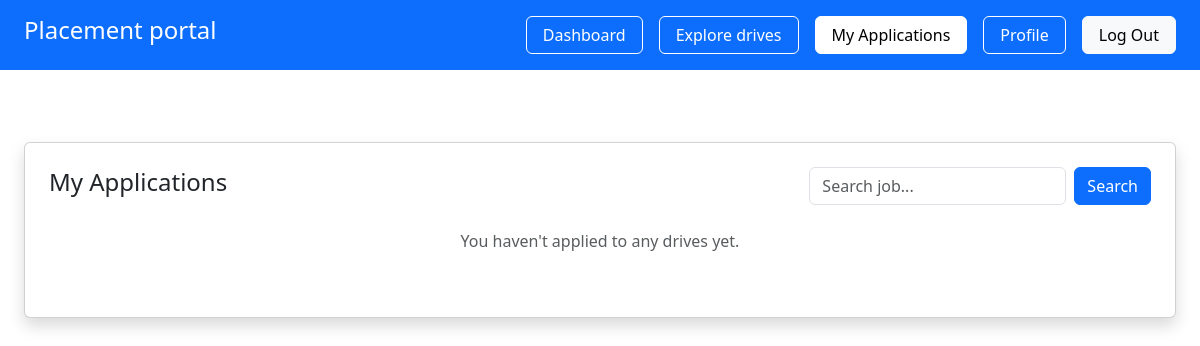
Page /student/application (signed in) on the earlier database version.
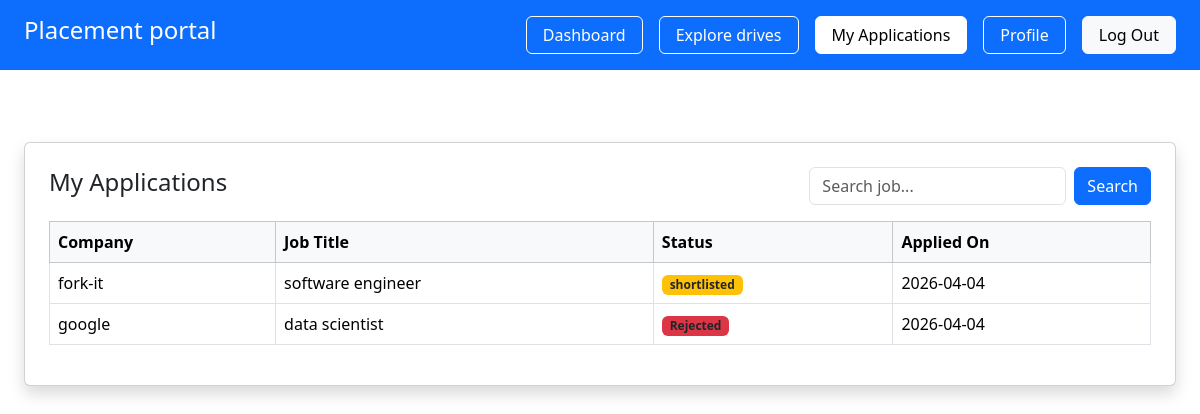
Same page on the later database version.
### app/models.py (models this page shows, shortened)
class Application(db.Model):
     __tablename__ = "applications"
     id = db.Column(db.Integer, primary_key=True)
     student_id = db.Column(db.Integer, db.ForeignKey("students.id"), nullable=False)
     drive_id =db.Column(db.Integer, db.ForeignKey("placement_drives.id"), nullable=False)
     applied_on =db.Column(db.DateTime, default=datetime.utcnow)
     status = db.Column(db.String(20), default="applied")
     student = db.relationship("Student", backref="applications")
     drive= db.relationship("PlacementDrive", backref="applications")
     __table_args__ = (
          db.UniqueConstraint("student_id","drive_id", name="unique_application"),
     )

class Company(db.Model):
     __tablename__ = "companies"
     id = db.Column(db.Integer, primary_key=True)
     user_id = db.Column(db.Integer, db.ForeignKey("users.id"), nullable=False)
     company_name = db.Column(db.String(150), nullable=False)
     hr_name = db.Column(db.String(100))
     website = db.Column(db.String(150))
     approval_status = db.Column(db.String(20), default="pending")
     is_blacklisted = db.Column(db.Boolean, default=False)
     user = db.relationship("User", backref=db.backref("company", uselist=False),uselist=False)

class PlacementDrive(db.Model):
     __tablename__ = "placement_drives"
     id = db.Column(db.Integer, primary_key=True)
     company_id = db.Column(db.Integer, db.ForeignKey("companies.id"), nullable=False)
     job_title = db.Column(db.String(150), nullable=False )
     description = db.Column(db.Text)
     eligibility= db.Column(db.String(200))
     deadline = db.Column(db.Date)
     status = db.Column(db.String(20) , default = 'pending')
     created_at  = db.Column(db.DateTime, default=datetime.utcnow)
     company= db.relationship('Company', backref='drives')

### app/student/routes.py (the view)
@student.route('/student/application')
@login_required
def application():
    if current_user.role != 'student':
        return "unauthorized", 403
    stu = Student.query.filter_by(user_id=current_user.id).first()
    search = request.args.get("search")
    if search:
        myapp = Application.query.join(PlacementDrive).filter(
            Application.student_id == stu.id,
            PlacementDrive.job_title.ilike(f"%{search}%")
        ).all()
    else:
        myapp = Application.query.filter_by(student_id=stu.id).all()
    return render_template(
        'student/navigator/application.html',
        myapp=myapp
    )

### app/__init__.py (called while the page is built)
@login_manager.user_loader
def load_user(user_id):
    from app.models import User
    return User.query.get(int(user_id))

### app/templates/student/navigator/application.html
{% extends 'base.html' %}
{% block content %}
<div class="p-4  bg-opacity-25 " >
<div class="card shadow p-4 mt-5">
    <div class="d-flex justify-content-between align-items-center">
        <h4>My Applications</h4>
        <form method="GET" class="d-flex">
            <input type="text" name="search"
            class="form-control me-2"
            placeholder="Search job..."
            value="{{ request.args.get('search','') }}">
            <button class="btn btn-primary">Search</button>
        </form>
    </div>
    {% if myapp %}
    <table class="table table-bordered table-hover mt-3">
        <thead class="table-light">
            <tr>
                <th>Company</th>
                <th>Job Title</th>
                <th>Status</th>
                <th>Applied On</th>
            </tr>
        </thead>
     <tbody>
        {% for app in myapp %}
         <tr>
               <td>{{ app.drive.company.company_name }}</td>
               <td>{{ app.drive.job_title }}</td>
          <td>
          {% if app.status == "selected" %}
               <span class="badge bg-success text-dark">Selected</span>
          {% elif app.status == "rejected" %}
               <span class="badge bg-danger text-dark">Rejected</span>
          {% elif app.status == "shortlisted" %}
               <span class="badge bg-warning text-dark">shortlisted</span>
          {% else %}
               <span class="badge bg-info text-dark">{{ app.status }}</span>
          {% endif %}
          </td>
          <td>{{ app.applied_on.strftime('%Y-%m-%d') }}</td>
       </tr>
     {% endfor %}
     </tbody>
    </table>
    {% else %}
        <div class="text-center p-4">
            <p class="text-muted">You haven't applied to any drives yet.</p>
        </div>
    {% endif %}
</div>
</div>
{% endblock %}

Differences in the rows shown:
now on this page (row edited): Application: drive.company.company_name "fork-it", drive.job_title "software engineer", status "shortlisted", applied_on "2026-04-04"
now on this page (row edited): Application: drive.company.company_name "google", drive.job_title "data scientist", status "Rejected", applied_on "2026-04-04"
Other differences:
text no longer shown: "You haven't applied to any drives yet."
text now shown: "Company Job Title Status Applied On"
